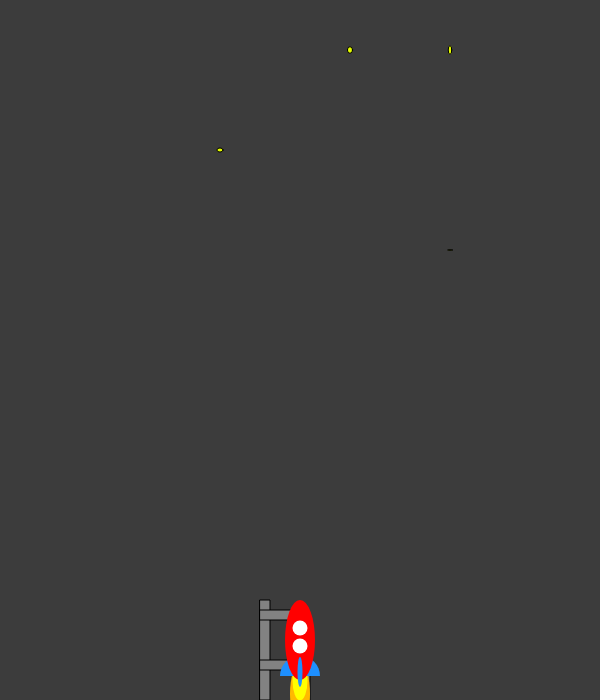
Frame 1 (no input)
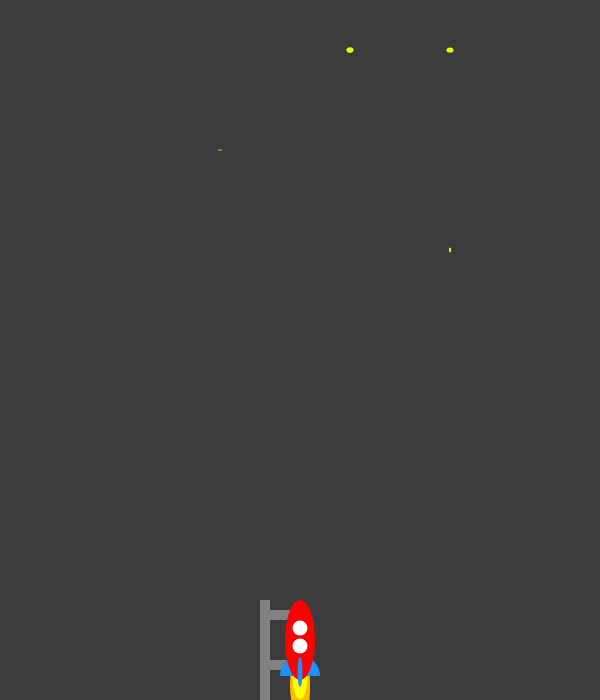
Frame 60 (no input)
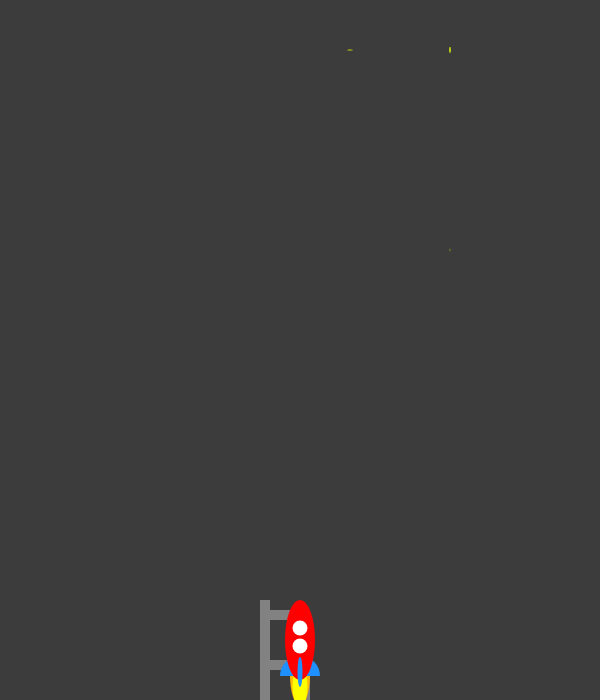
Frame 120 (the mouse pressed at the canvas centre since frame 60)

The p5.js sketch that drew these frames (run headless with seeded random() and noise() and a simulated clock; from frame 60 on, the mouse is pressed at the canvas centre):

// p5.js sketch
// ── sketch.js
let x;
let y;
let stars;
let scroll;
let isUp;
let isDown;
let isRight;
let isLeft;

function setup() {
  createCanvas(600, 700);
  scroll = 0;

  isUp = false;
  isDown = false;
  isRight = false;
  isLeft = false;

  x = 300;
  y = 640;

  stars = [
    500, 300, 0, -200, -400, -600, -800, -1000, -1200, -1400, -1600, -1800,
    -2000, -2400, -2800, -3000, -3200, -3600, -3800, -4000,
  ];
}

function draw() {
  background(60);

  push();
  translate(0, scroll);
  for (let i = 0; i < stars.length; i++) {
    fill(230, 255, 0);
    ellipse(50, stars[i] - 730, random(10, -10), random(10, -10));
    ellipse(150 + i, stars[i] - 850, random(10, -10), random(10, -10));
    ellipse(220, stars[i] - 350, random(10, -10), random(10, -10));
    ellipse(350 - i, stars[i] - 450, random(10, -10), random(10, -10));
    ellipse(450, stars[i] - 250, random(10, -10), random(10, -10));
    ellipse(580, stars[i] - 680, random(10, -10), random(10, -10));
  }

  //stand
  fill(130);
  rect(260, 600, 10, 100);
  rect(260, 610, 40, 10);
  rect(260, 660, 50, 10);
  rect(300, 640, 10, 200);

  pop();

  //---Rocket---//
  //flames
  noStroke();
  fill(255, 185, 0);
  ellipse(x, y + random(35, 55), 20, 60);
  fill(255, 255, 0);
  ellipse(x, y + random(35, 50), 15, 40);

  //sidefins
  fill(30, 144, 255);
  arc(x, y + 36, 40, 40, PI, 0, CHORD);
  //body
  fill(255, 0, 0);
  ellipse(x, y, 30, 80);
  //windows
  fill(255);
  ellipse(x, y - 12, 15, 15);
  fill(255);
  ellipse(x, y + 6, 15, 15);
  //front fin
  fill(30, 144, 255);
  ellipse(x, y + 32, 5, 30);

  //---Logic---//
  if (isUp == true) {
    if (y > height * 0.2) {
      y -= 5;
    } else {
      scroll += 5;
    }
  }

  if (isDown == true) {
    if (y < height * 0.8) {
      y += 5;
    } else {
      scroll += 5;
    }
  }

  if (isRight == true) {
    if (x < width * 0.8) {
      x += 5;
    } else {
      scroll += 5;
    }
  }
  if (isLeft == true) {
    if (x > width * 0.2) {
      x -= 5;
    } else {
      scroll += 5;
    }
  }
}

function keyPressed() {
  if (keyCode == UP_ARROW) {
    isUp = true;
  }
  if (keyCode == DOWN_ARROW) {
    isDown = true;
  }
  if (keyCode == RIGHT_ARROW) {
    isRight = true;
  }
  if (keyCode == LEFT_ARROW) {
    isLeft = true;
  }
}

function keyReleased() {
  if (keyCode == UP_ARROW) {
    isUp = false;
  }
  if (keyCode == DOWN_ARROW) {
    isDown = false;
  }
  if (keyCode == RIGHT_ARROW) {
    isRight = false;
  }
  if (keyCode == LEFT_ARROW) {
    isLeft = false;
  }
}
